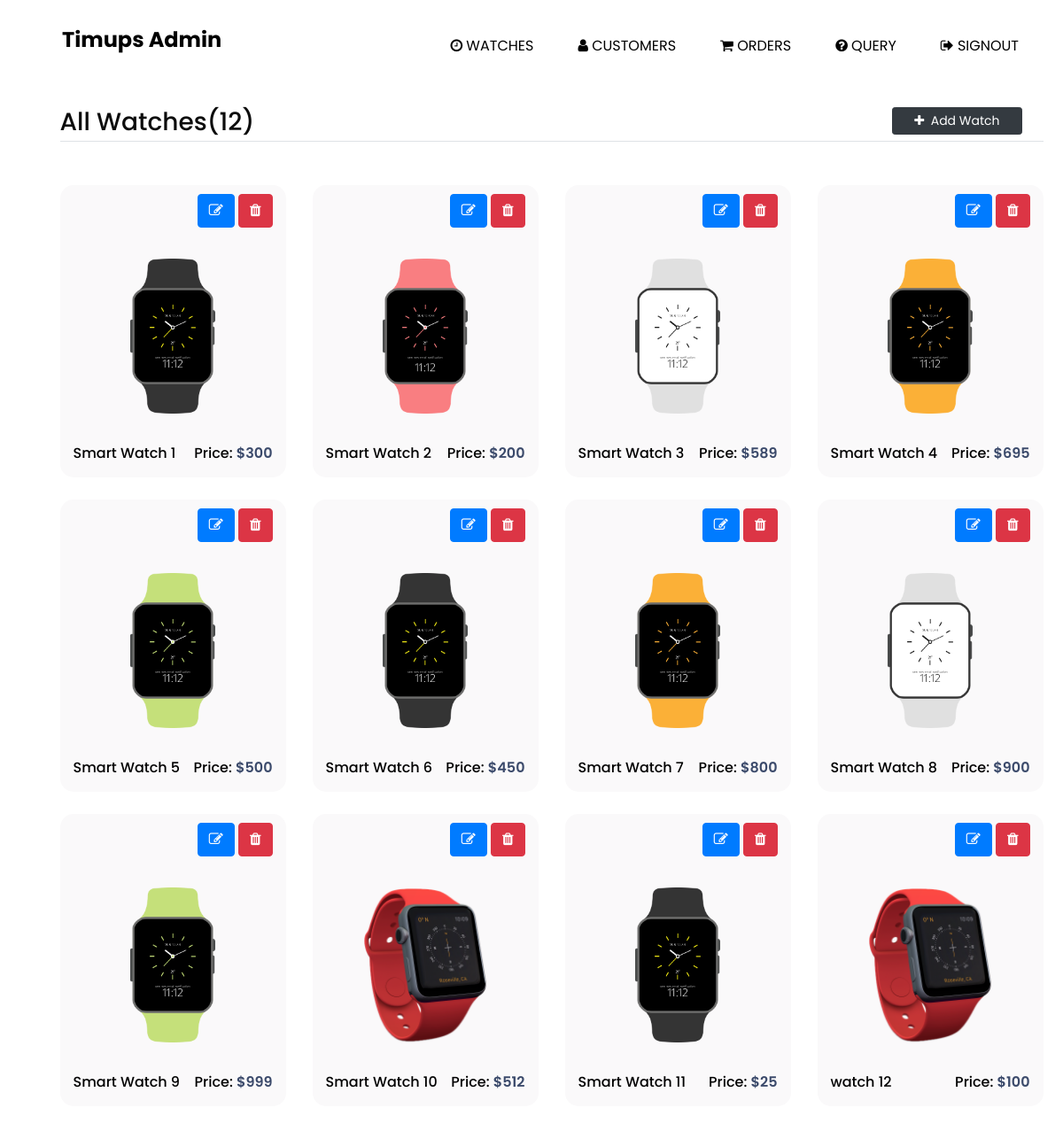
The app's page /adminpanel/admin_watches (signed in) with its own data.
### main/models.py (models this page shows, shortened)
class Product(models.Model):
    title = models.CharField(max_length=100)
    image = models.ImageField(upload_to="product_imgs/")
    description = models.TextField()
    is_featured = models.BooleanField(default=False)
    price = models.IntegerField()

### adminpanel/views.py (the view)
# urls.py: path('admin_watches',views.admin_watches, name="admin_watches"),
@login_required(login_url="signin")
def admin_watches(request):
    product_data = Product.objects.all()
    product_data_count = Product.objects.all().count()
    return render(request, "admin_watches.html", {'product_data':product_data, 'product_data_count':product_data_count})

### templates/admin_watches.html (shortened to what this page needs)
{% extends 'admin_base.html' %}
{% load static %}
{% block content %}
<section class="shop_section layout_padding pt-2 pb-5">
    <div class="container">
      <h3 class="my-4 border-bottom pb-1">All Watches({{ product_data_count }})
        <a href="admin_watches/admin_addproduct" class="btn btn-dark float-right btn-sm text-white px-4 mr-4"><i class="fa fa-plus"></i>&nbsp;&nbsp;Add Watch</a>
      </h3>
      <div class="row align-center">
        {% for product in product_data %}
          <div class="col-sm-6 col-xl-3 product_data">
            <div class="box ">
              <div class="text-right">
                <a class="btn btn-primary text-white" href="admin_watches/admin_editproduct/{{ product.id }}"><i class="fa fa-edit"></i></a>
                <a class="btn btn-danger text-white" href="admin_watches/admin_deleteproduct/{{ product.id }}"><i class="fa fa-trash"></i></a>
              </div>
              <a href="admin_watches/{{product.id}}">
                <div class="img-box">
                  <img src="/media/{{product.image}}" alt="">
                </div>
                <div class="detail-box">
                  <h6>{{product.title}}</h6>
                  <h6>
                    Price:
                    <span>
                      ${{product.price}}
                    </span>
                  </h6>
                </div>
              </a>
            </div>
          </div>
          {% endfor %}
        </div>
      </div>
    </div>
{% endblock %}

### static/css/style.css (style rules this page uses)
body { font-family: "Poppins", sans-serif; color: #0c0c0c; background-color: #ffffff; overflow-x: hidden; }
.layout_padding { padding: 90px 0; }
a, a:hover, a:focus { text-decoration: none; }
.btn, .btn:focus { outline: none !important; -webkit-box-shadow: none; box-shadow: none; }
.box { background-color: #faf9fa; position: relative; padding: 10px 15px; margin-top: 25px; border-radius: 15px; overflow: hidden; }
.shop_section .box a { color: #000000; }
.shop_section .box .img-box { display: -webkit-box; display: -ms-flexbox; display: flex; -webkit-box-pack: center; -ms-flex-pack: center; justify-content: center; -webkit-box-align: center; -ms-flex-align: center; align-items: center; padding: 15px 30px; height: 245px; }
.shop_section .box .img-box img { max-width: 100%; max-height: 175px; }
.shop_section .box .detail-box { display: -webkit-box; display: -ms-flexbox; display: flex; -webkit-box-pack: justify; -ms-flex-pack: justify; justify-content: space-between; }
.shop_section .box .detail-box h6 span { color: #3b4a6b; font-weight: 600; }

### records on screen
Product: image (picture), title "Smart Watch 1", price "300"
Product: image (picture), title "Smart Watch 2", price "200"
Product: image (picture), title "Smart Watch 3", price "589"
Product: image (picture), title "Smart Watch 4", price "695"
Product: image (picture), title "Smart Watch 5", price "500"
Product: image (picture), title "Smart Watch 6", price "450"
Product: image (picture), title "Smart Watch 7", price "800"
Product: image (picture), title "Smart Watch 8", price "900"
Product: image (picture), title "Smart Watch 9", price "999"
Product: image (picture), title "Smart Watch 10", price "512"
Product: image (picture), title "Smart Watch 11", price "25"
Product: image (picture), title "watch 12", price "100"

### other values on screen
{{ product_data_count }} "12"
